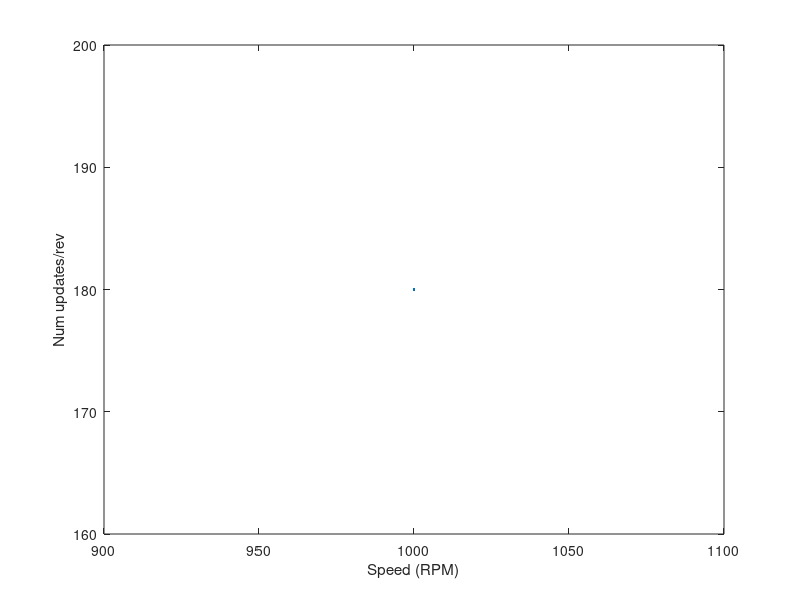

The MATLAB source for this figure:
clc
clear

adcCounts_max = 1023;
updateRate = 1/3000;

mtrSpd_RPM = 1000 ;%[0:1:500];
mtrSpd_rps = mtrSpd_RPM/60;

updateCounts = (1/updateRate)./mtrSpd_rps;


figure(1),clf
plot(mtrSpd_RPM, updateCounts)
xlabel('Speed (RPM)')
ylabel('Num updates/rev')


% 6 samples @ 10,000 RPM
updateSectors = updateCounts(end)
updateSectorSize_deg = 360/updateSectors % deg
updateSectorSize_cnts = floor(1023/updateSectors)
